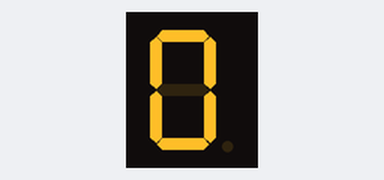
Simulated run of this sketch. Board: Arduino Uno, built with avr-gcc and run on an emulated ATmega328P. Parts: 1-digit seven-segment display. Wiring (inferred from the names in the program): 1-digit 7-segment display, segments lit when HIGH: segments pin 5, pin 6, pin 7, pin 8, pin 9, pin 10, pin 11, pin 12. The segment pins are drawn as the display they are named for.

Above: at 0.1 s.
At 0.6 s:
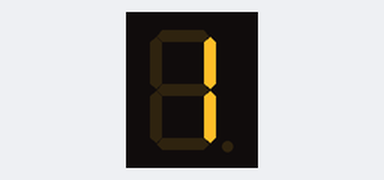
At 1.1 s:
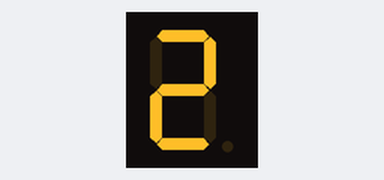
At 2.1 s:
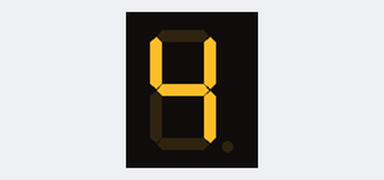
At 3.1 s:
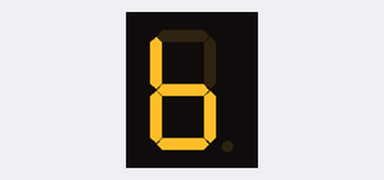
At 4.6 s:
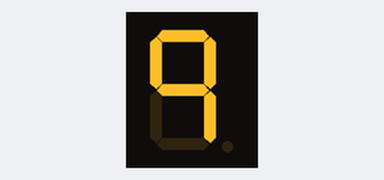

Measured:
- by itself, everything shown: repeats every 5.0 s, in 10 steps
- what the display in image 1 shows lasts 0.5 s, from 0.5 s to 1.0 s

The sketch:

displey_7_segments.ino
```cpp
/**********************************************************************************
**                                                                               **
**                              Array de 8 LEDs                                  **
**                                                                               **
** Mihai Anton                                                    11/02/2019     **
**********************************************************************************/

//********** Includes *************************************************************

//********** Variables ************************************************************
const int A = 5;          // donar nom al pin 5 de l’Arduino
const int B = 6;          // donar nom al pin 6 de l’Arduino
const int C = 7;          // donar nom al pin 7 de l’Arduino
const int D = 8;          // donar nom al pin 8 de l’Arduino
const int E = 9;          // donar nom al pin 9 de l’Arduino
const int F = 10;         // donar nom al pin 10 de l’Arduino
const int G = 11;         // donar nom al pin 11 de l’Arduino
const int H = 12;         // donar nom al pin 12 de l’Arduino

//********** Setup ****************************************************************
void setup()
{
  pinMode(A, OUTPUT);     // definir el pin 5 com una sortida
  pinMode(B, OUTPUT);     // definir el pin 6 com una sortida
  pinMode(C, OUTPUT);     // definir el pin 7 com una sortida
  pinMode(D, OUTPUT);     // definir el pin 8 com una sortida
  pinMode(E, OUTPUT);     // definir el pin 9 com una sortida
  pinMode(F, OUTPUT);     // definir el pin 10 com una sortida
  pinMode(G, OUTPUT);     // definir el pin 11 com una sortida
  pinMode(H, OUTPUT);     // definir el pin 12 com una sortida
}

//********** Loop *****************************************************************
void loop()
{
  //0
  digitalWrite(A, HIGH);    // posar a 5V el pin 5
  digitalWrite(B, HIGH);    // posar a 5V el pin 6
  digitalWrite(C, HIGH);    // posar a 5V el pin 7
  digitalWrite(D, HIGH);    // posar a 5V el pin 8
  digitalWrite(E, HIGH);    // posar a 5V el pin 9
  digitalWrite(F, HIGH);    // posar a 5V el pin 10
  digitalWrite(G, LOW);    // posar a 5V el pin 11
  digitalWrite(H, LOW);    // posar a 5V el pin 12

  delay(500);                  // es queden leds 500ms encesos

  //1
  digitalWrite(A, LOW);    // posar a 5V el pin 5
  digitalWrite(B, HIGH);    // posar a 5V el pin 6
  digitalWrite(C, HIGH);    // posar a 5V el pin 7
  digitalWrite(D, LOW);    // posar a 5V el pin 8
  digitalWrite(E, LOW);    // posar a 5V el pin 9
  digitalWrite(F, LOW);    // posar a 5V el pin 10
  digitalWrite(G, LOW);    // posar a 5V el pin 11
  digitalWrite(H, LOW);    // posar a 5V el pin 12

  delay(500);                  // es queden leds 500ms apagats

//2
  digitalWrite(A, HIGH);    // posar a 5V el pin 5
  digitalWrite(B, HIGH);    // posar a 5V el pin 6
  digitalWrite(C, LOW);    // posar a 5V el pin 7
  digitalWrite(D, HIGH);    // posar a 5V el pin 8
  digitalWrite(E, HIGH);    // posar a 5V el pin 9
  digitalWrite(F, LOW);    // posar a 5V el pin 10
  digitalWrite(G, HIGH);    // posar a 5V el pin 11
  digitalWrite(H, LOW);    // posar a 5V el pin 12

  delay(500);                  // es queden leds 500ms encesos

  //3
  digitalWrite(A, HIGH);    // posar a 5V el pin 5
  digitalWrite(B, HIGH);    // posar a 5V el pin 6
  digitalWrite(C, HIGH);    // posar a 5V el pin 7
  digitalWrite(D, HIGH);    // posar a 5V el pin 8
  digitalWrite(E, LOW);    // posar a 5V el pin 9
  digitalWrite(F, LOW);    // posar a 5V el pin 10
  digitalWrite(G, HIGH);    // posar a 5V el pin 11
  digitalWrite(H, LOW);    // posar a 5V el pin 12

  delay(500);                  // es queden leds 500ms apagats

//4
  digitalWrite(A, LOW);    // posar a 5V el pin 5
  digitalWrite(B, HIGH);    // posar a 5V el pin 6
  digitalWrite(C, HIGH);    // posar a 5V el pin 7
  digitalWrite(D, LOW);    // posar a 5V el pin 8
  digitalWrite(E, LOW);    // posar a 5V el pin 9
  digitalWrite(F, HIGH);    // posar a 5V el pin 10
  digitalWrite(G, HIGH);    // posar a 5V el pin 11
  digitalWrite(H, LOW);    // posar a 5V el pin 12

  delay(500);                  // es queden leds 500ms encesos

  //5
  digitalWrite(A, HIGH);    // posar a 5V el pin 5
  digitalWrite(B, LOW);    // posar a 5V el pin 6
  digitalWrite(C, HIGH);    // posar a 5V el pin 7
  digitalWrite(D, HIGH);    // posar a 5V el pin 8
  digitalWrite(E, LOW);    // posar a 5V el pin 9
  digitalWrite(F, HIGH);    // posar a 5V el pin 10
  digitalWrite(G, HIGH);    // posar a 5V el pin 11
  digitalWrite(H, LOW);    // posar a 5V el pin 12

  delay(500);                  // es queden leds 500ms apagats

//6
  digitalWrite(A, LOW);    // posar a 5V el pin 5
  digitalWrite(B, LOW);    // posar a 5V el pin 6
  digitalWrite(C, HIGH);    // posar a 5V el pin 7
  digitalWrite(D, HIGH);    // posar a 5V el pin 8
  digitalWrite(E, HIGH);    // posar a 5V el pin 9
  digitalWrite(F, HIGH);    // posar a 5V el pin 10
  digitalWrite(G, HIGH);    // posar a 5V el pin 11
  digitalWrite(H, LOW);    // posar a 5V el pin 12

  delay(500);                  // es queden leds 500ms encesos

  //7
  digitalWrite(A, HIGH);    // posar a 5V el pin 5
  digitalWrite(B, HIGH);    // posar a 5V el pin 6
  digitalWrite(C, HIGH);    // posar a 5V el pin 7
  digitalWrite(D, LOW);    // posar a 5V el pin 8
  digitalWrite(E, LOW);    // posar a 5V el pin 9
  digitalWrite(F, LOW);    // posar a 5V el pin 10
  digitalWrite(G, LOW);    // posar a 5V el pin 11
  digitalWrite(H, LOW);    // posar a 5V el pin 12

  delay(500);                  // es queden leds 500ms apagats

//8
  digitalWrite(A, HIGH);    // posar a 5V el pin 5
  digitalWrite(B, HIGH);    // posar a 5V el pin 6
  digitalWrite(C, HIGH);    // posar a 5V el pin 7
  digitalWrite(D, HIGH);    // posar a 5V el pin 8
  digitalWrite(E, HIGH);    // posar a 5V el pin 9
  digitalWrite(F, HIGH);    // posar a 5V el pin 10
  digitalWrite(G, HIGH);    // posar a 5V el pin 11
  digitalWrite(H, LOW);    // posar a 5V el pin 12

  delay(500);                  // es queden leds 500ms apagats

//9
  digitalWrite(A, HIGH);    // posar a 5V el pin 5
  digitalWrite(B, HIGH);    // posar a 5V el pin 6
  digitalWrite(C, HIGH);    // posar a 5V el pin 7
  digitalWrite(D, LOW);    // posar a 5V el pin 8
  digitalWrite(E, LOW);    // posar a 5V el pin 9
  digitalWrite(F, HIGH);    // posar a 5V el pin 10
  digitalWrite(G, HIGH);    // posar a 5V el pin 11
  digitalWrite(H, LOW);    // posar a 5V el pin 12

  delay(500);                  // es queden leds 500ms apagats
}

//********** Funcions *************************************************************
```
